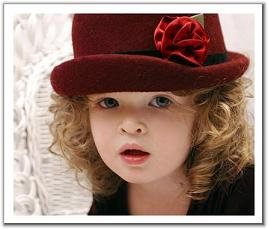
%> input picture images/1.bmp, 268 x 229 px
$ octave --eval "order_filters_median(rgb2gray(imread('images/1.bmp')));"   (GNU Octave 9; MATLAB toolbox functions it lacks are replaced by stand-ins)
%> lines starting %> are read from the running program, lines starting %| are printed output that depends on the picture
function [ ] = order_filters_median( img )
    figure, imshow(img)
%> after `imshow(img)`:
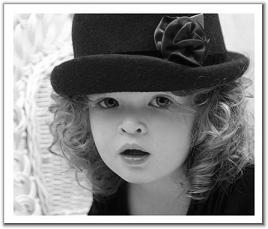
%> displayed picture: size 229x268, on the screen's scale of 0 to 255; min 0, max 255, mean 138.4
    J = imnoise(img,'salt & pepper',0.02);
    K = medfilt2(J);
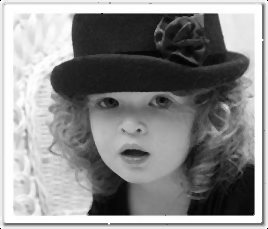
%> K: size 229x268 uint8; min 0, max 255, mean 139
    imshowpair(J,K,'montage')
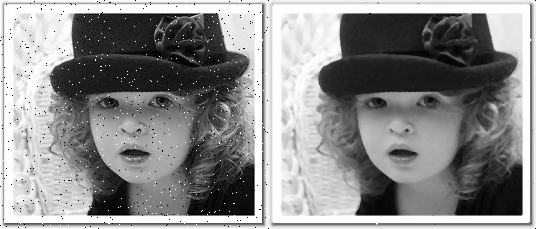
%> displayed picture: size 229x536, on the screen's scale of 0 to 255; min 0, max 255, mean 138.6
end

$ run again, on images/12.png
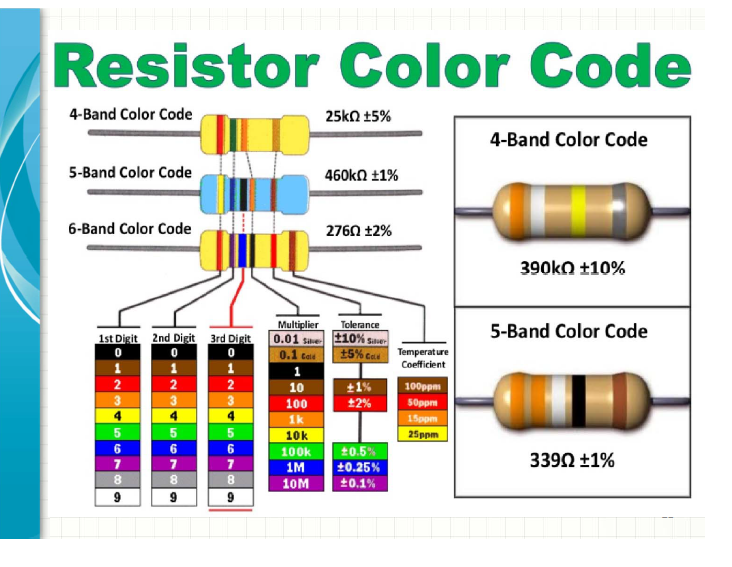
%> input picture images/12.png, 732 x 567 px
%> in order_filters_median, `J = imnoise(img,'salt & pepper',0.02);`:
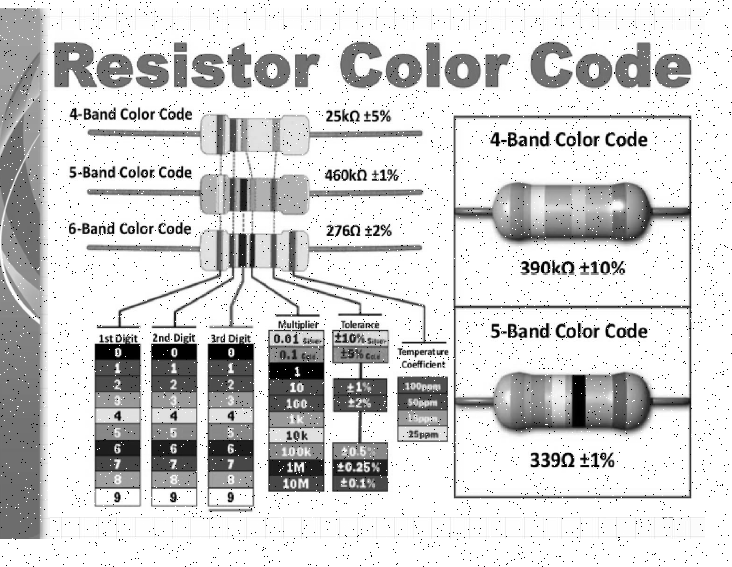
%> J: size 567x732 uint8; min 0, max 255, mean 211
%> in order_filters_median, `imshowpair(J,K,'montage')`:
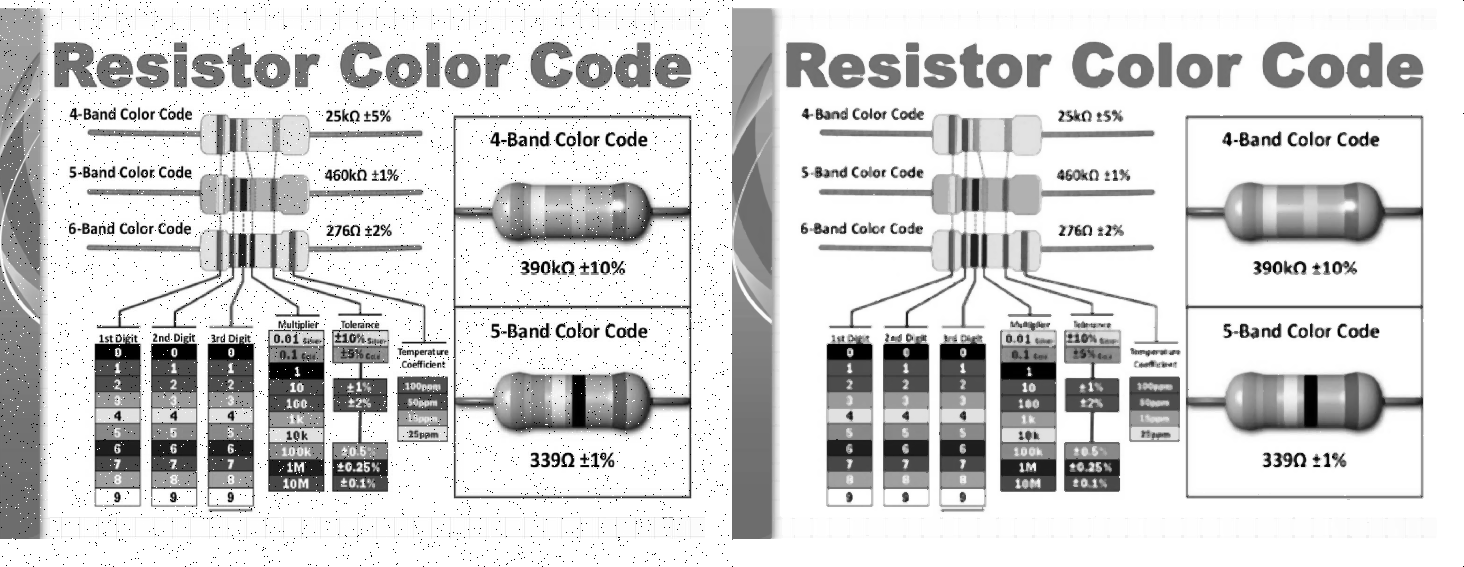
%> displayed picture: size 567x1464, on the screen's scale of 0 to 255; min 0, max 255, mean 212.4

$ run again, on images/695.png
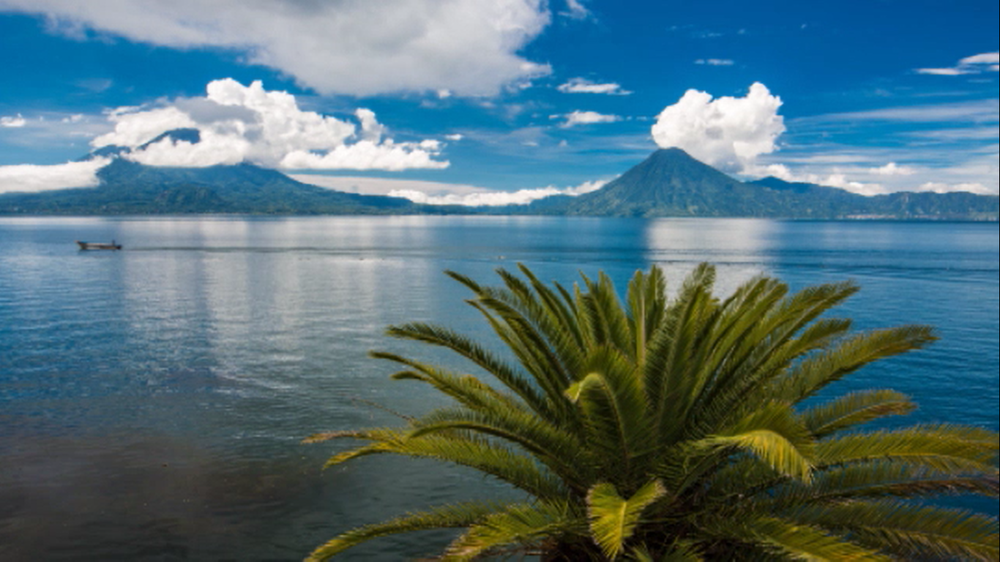
%> input picture images/695.png, 1000 x 562 px, shrunk from 1366 x 768 before the run
%> in order_filters_median, `imshow(img)`:
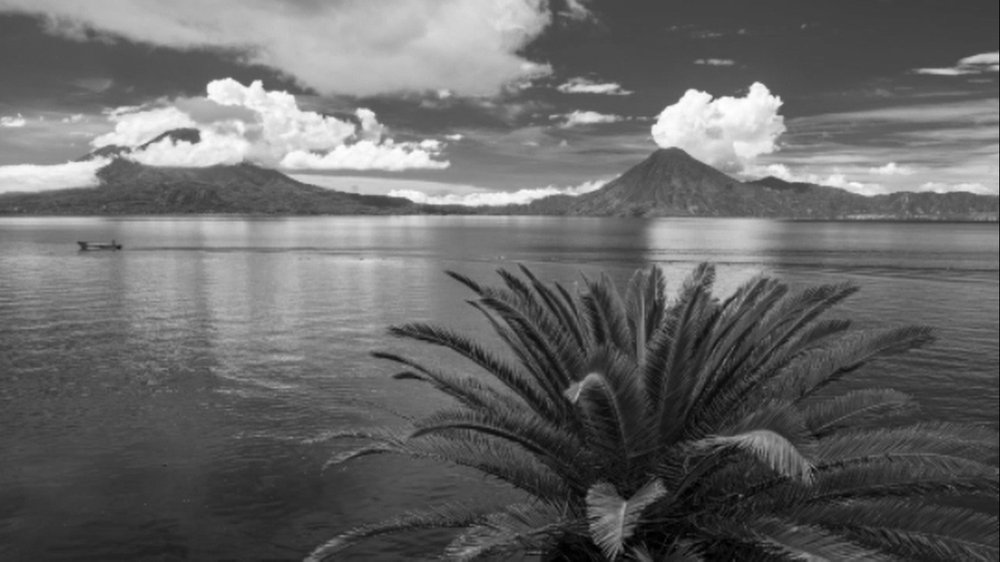
%> displayed picture: size 562x1000, on the screen's scale of 0 to 255; min 0, max 255, mean 103.7
%> in order_filters_median, `imshowpair(J,K,'montage')`:
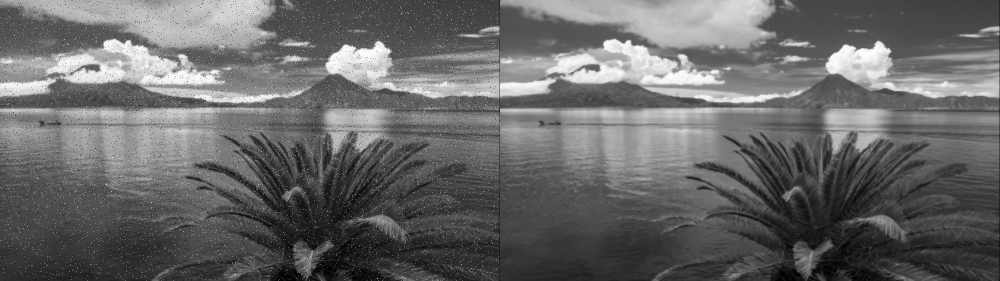
%> displayed picture: size 562x2000, on the screen's scale of 0 to 255 (shown at 1/2 size); min 0, max 255, mean 104
